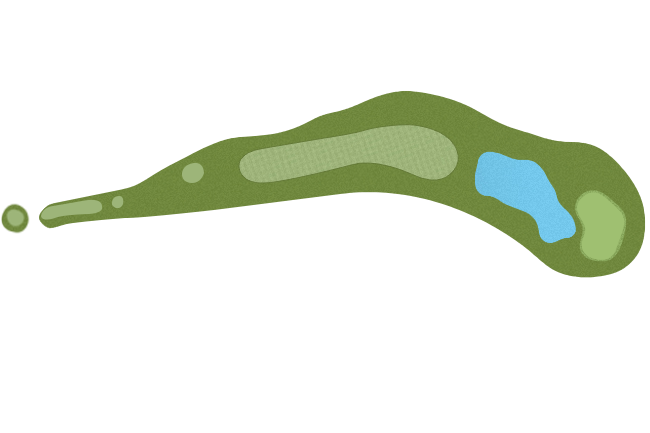
#> input picture neo_klpga_shot_source/hole_images/hole_8.png, 650 x 433 px, found by its file name
$ python segment_landmarks.py
#> lines starting #> are read from the running program, lines starting #| are printed output that depends on the picture
from PIL import Image
import json

def water_mask(img):
    img = img.convert("RGBA")
    w,h = img.size
    px = img.load()
    pts = []
    for y in range(h):
        for x in range(w):
            r,g,b,a = px[x,y]
            if a < 10: continue
            is_blue = b > 140 and b > r + 15 and b > g - 10 and g < 220
            if is_blue:
                pts.append((x,y))
    return pts

def centroid_bbox(pts):
    if not pts: return None
    xs = [p[0] for p in pts]; ys = [p[1] for p in pts]
    return dict(n=len(pts), centroid=[round(sum(xs)/len(xs),1), round(sum(ys)/len(ys),1)],
                bbox=[min(xs),min(ys),max(xs),max(ys)])

klpga = Image.open('/home/user/Neo-golf-performance-/neo_klpga_shot_source/hole_images/hole_8.png')
#> klpga is the input picture: PIL image 650x433 RGBA; mean R, G, B, A 231.5, 236.8, 225.9, 44.4
bh = Image.open('/home/user/Neo-golf-performance-/neo_klpga_shot_source/course_maps/blue_heron/east/hole_08/visual.png')
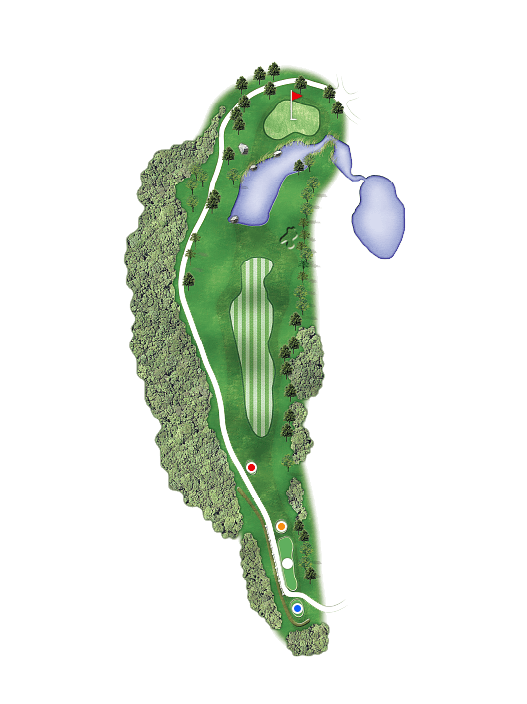
#> input picture neo_klpga_shot_source/course_maps/blue_heron/east/hole_08/visual.png, 527 x 704 px, found by its file name
#> bh is the input picture: PIL image 527x704 P; mean R, G, B 222.2, 230.5, 220

print("=== KLPGA hole_8.png water ===")
kp = water_mask(klpga)
#> after the loop in water_mask, `for y in range(h):`: pts = 4633 pairs, first value 475 to 575, second value 152 to 242
#> kp has the same summary as pts in water_mask
print(json.dumps(centroid_bbox(kp), indent=2))
#> in centroid_bbox, `xs = [p[0] for p in pts]`: xs = 4633 values, max 575 at index 4210, min 475 at index 1004, mean 524.3
#> in centroid_bbox, `ys = [p[1] for p in pts]`: ys = 4633 values from 152 to 242
#| {
#|   "n": 4633,
#|   "centroid": [
#|     524.3,
#|     192.6
#|   ],
#|   "bbox": [
#|     475,
#|     152,
#|     575,
#|     242
#|   ]
#> (further printed lines are left out)

print("=== BH visual.png water (all blue, both lobes) ===")
bp = water_mask(bh)
#> bp = 6927 pairs, first value 228 to 404, second value 135 to 611
print(json.dumps(centroid_bbox(bp), indent=2))
#| {
#|   "n": 6927,
#|   "centroid": [
#|     326.8,
#|     200.3
#|   ],
#|   "bbox": [
#|     228,
#|     135,
#|     404,
#|     611
#|   ]
#> (further printed lines are left out)

# cluster BH water into connected-ish groups by simple x-split since there appear to be 2 lobes
import collections
def cluster_by_proximity(pts, gap=15):
    pts = sorted(pts)
    clusters = []
    cur = [pts[0]]
    for p in pts[1:]:
        if abs(p[0]-cur[-1][0]) <= gap:
            cur.append(p)
        else:
            clusters.append(cur); cur=[p]
    clusters.append(cur)
    return clusters

# simpler: 2D flood-ish via grid buckets
def connected_components(pts):
    ptset = set(pts)
#> ptset = 6927 items
    seen = set()
    comps = []
    for p in pts:
        if p in seen: continue
        stack=[p]; comp=[]
        seen.add(p)
        while stack:
            cx,cy = stack.pop()
            comp.append((cx,cy))
            for dx in (-1,0,1):
                for dy in (-1,0,1):
                    np_ = (cx+dx,cy+dy)
                    if np_ in ptset and np_ not in seen:
                        seen.add(np_); stack.append(np_)
        comps.append(comp)
#> this loop made 6927 passes
#> p on passes 2 to 4: (331, 135), (325, 136), (326, 136)
#> after the loop, comps = 6 items; seen = 6927 items
    return comps

comps = connected_components(bp)
#> comps = 6 items
comps.sort(key=lambda c: -len(c))
print(f"BH water connected components: {len(comps)}, sizes={[len(c) for c in comps[:5]]}")
#| BH water connected components: 6, sizes=[3821, 3046, 45, 13, 1]
for i,c in enumerate(comps[:3]):
    print(f"  component {i}:", centroid_bbox(c))
#> this loop made 3 passes
#|   component 0: {'n': 3821, 'centroid': [374.1, 208.9], 'bbox': [332, 140, 404, 258]}
#|   component 1: {'n': 3046, 'centroid': [268.0, 183.4], 'bbox': [228, 135, 334, 225]}
#|   component 2: {'n': 45, 'centroid': [297.0, 608.0], 'bbox': [294, 605, 300, 611]}

print()
print("=== BH tee marker dots (red/white/orange/blue circles near bottom) ===")
def find_color_blobs(img, test_fn, region=None):
#> called with region = (0, 527, 400, 704)
    img = img.convert("RGBA")
    w,h = img.size
#> w = 527; h = 704
    px = img.load()
    pts=[]
    x0,x1,y0,y1 = region if region else (0,w,0,h)
#> x0 = 0; x1 = 527; y0 = 400; y1 = 704
    for y in range(y0,y1):
        for x in range(x0,x1):
            r,g,b,a = px[x,y]
            if a<10: continue
            if test_fn(r,g,b):
                pts.append((x,y))
#> after the loop, pts = 37 pairs, first value 248 to 254, second value 464 to 470
    return pts

def comps_of(pts):
    return connected_components(pts) if pts else []

bh_full = Image.open('/home/user/Neo-golf-performance-/neo_klpga_shot_source/course_maps/blue_heron/east/hole_08/visual.png')
# red marker: strong red, low green/blue
red_pts = find_color_blobs(bh_full, lambda r,g,b: r>180 and g<90 and b<90, region=(0,527,400,704))
#> red_pts has the same summary as pts in find_color_blobs
red_comps = sorted(comps_of(red_pts), key=lambda c:-len(c))
#> the loop in connected_components (call 2), `for p in pts:` made 37 passes
#> p on passes 2 to 13: (251, 464), (252, 464), (249, 465), (250, 465), (251, 465), (252, 465), (253, 465), (248, 466), (249, 466), (250, 466), (251, 466), (252, 466)
#> red_comps = 1 item
print("red tee marker candidates:", [centroid_bbox(c) for c in red_comps[:3]])
#| red tee marker candidates: [{'n': 37, 'centroid': [251.0, 467.0], 'bbox': [248, 464, 254, 470]}]

white_pts = find_color_blobs(bh_full, lambda r,g,b: r>235 and g>235 and b>235, region=(200,350,400,704))
#> white_pts = 23711 items
# white is tricky (background also white) -- restrict tightly to near-tee region and expect a compact round blob; will cross check visually instead
orange_pts = find_color_blobs(bh_full, lambda r,g,b: r>220 and 100<g<190 and b<90, region=(0,527,400,704))
#> orange_pts = 37 pairs, first value 278 to 284, second value 523 to 529
orange_comps = sorted(comps_of(orange_pts), key=lambda c:-len(c))
#> orange_comps = 1 item
print("orange tee marker candidates:", [centroid_bbox(c) for c in orange_comps[:3]])
#| orange tee marker candidates: [{'n': 37, 'centroid': [281.0, 526.0], 'bbox': [278, 523, 284, 529]}]

blue_dot_pts = find_color_blobs(bh_full, lambda r,g,b: b>150 and b>r+40 and b>g+40 and r<100, region=(0,527,550,704))
#> blue_dot_pts = 37 pairs, first value 294 to 300, second value 605 to 611
blue_comps = sorted(comps_of(blue_dot_pts), key=lambda c:-len(c))
#> blue_comps = 1 item
print("blue tee marker candidates:", [centroid_bbox(c) for c in blue_comps[:3]])
#| blue tee marker candidates: [{'n': 37, 'centroid': [297.0, 608.0], 'bbox': [294, 605, 300, 611]}]

print()
print("=== KLPGA tee (small dark-bordered circle at far left) ===")
klpga_full = Image.open('/home/user/Neo-golf-performance-/neo_klpga_shot_source/hole_images/hole_8.png')
# crop far-left region and inspect distinct colors
region = klpga_full.crop((0,180,60,260))
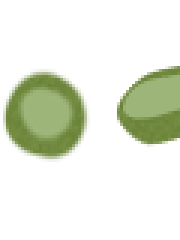
#> region: PIL image 60x80 RGBA (shown 3 times larger); mean R, G, B, A 218.9, 225.6, 206.1, 53.6; transparent parts drawn white
region = region.convert("RGB")
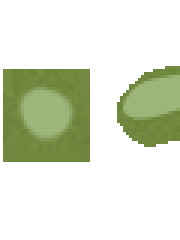
#> region: PIL image 60x80 RGB (shown 3 times larger); mean R, G, B 218.9, 225.6, 206.1
colors = region.getcolors(maxcolors=100000)
#> colors = 194 items
colors.sort(key=lambda c:-c[0])
print("top colors in left tee region:", colors[:8])
#| top colors in left tee region: [(3452, (255, 255, 255)), (309, (157, 181, 121)), (135, (112, 136, 62)), (85, (110, 134, 60)), (72, (113, 137, 63)), (70, (111, 135, 61)), (67, (114, 138, 64)), (65, (115, 139, 65))]
